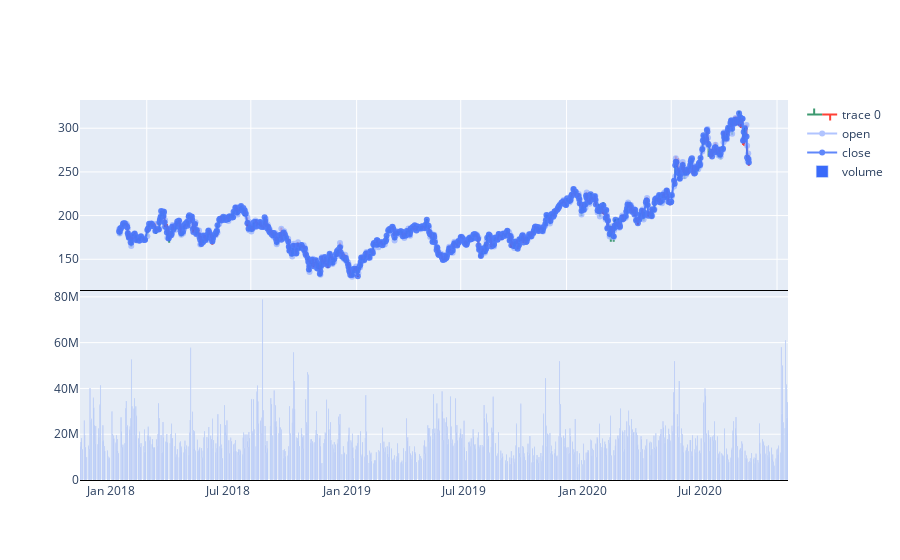

Source (notebook cell):
### Code cell
fig = make_subplots( vertical_spacing = 0, rows=2, cols=1)

fig.add_trace(go.Ohlc(x = df.index, 
                             open = df['Open',symbol],
                             high = df['High',symbol],
                            low = df['Low',symbol],
                            close = df['Close',symbol]))

fig.add_trace(go.Scatter(mode='lines+markers',x=df.index, y=df['Open',symbol], name='open', opacity=0.8,
                             line=dict(color="#9eb6ff"))
                  
                 )

fig.add_trace(go.Scatter(mode='lines+markers',x=df.index, y=df['Close',symbol], name='close', opacity=0.8,
                             line=dict(color="#396afa"))
                  
                 )

fig.add_trace(go.Bar(x=df.index, y=df['Volume',symbol], name='volume', opacity=1,marker=dict(color="#396afa"))
                 , row=2,col=1)

fig.update_layout(xaxis_rangeslider_visible=False,
                  xaxis=dict(zerolinecolor='red', showticklabels=False),
                  xaxis2=dict(showticklabels=True))

fig.update_xaxes(showline=True, linewidth=1, linecolor='black', mirror=False)

fig.show()

### Figure 1 — Plotly figure (JSON) as saved in the notebook; plotly's stock layout.template omitted (floating-point values rounded to 4 significant figures; data arrays with more than 128 entries replaced by an {"elided": "..."} marker saying what was removed)
{"data": [{"close": {"elided": "756 float values"}, "high": {"elided": "756 float values"}, "low": {"elided": "756 float values"}, "open": {"elided": "756 float values"}, "type": "ohlc", "x": {"elided": "756 str values"}}, {"line": {"color": "#9eb6ff"}, "mode": "lines+markers", "name": "open", "opacity": 0.8, "type": "scatter", "x": {"elided": "756 str values"}, "y": {"elided": "756 float values"}}, {"line": {"color": "#396afa"}, "mode": "lines+markers", "name": "close", "opacity": 0.8, "type": "scatter", "x": {"elided": "756 str values"}, "y": {"elided": "756 float values"}}, {"marker": {"color": "#396afa"}, "name": "volume", "opacity": 1, "type": "bar", "x": {"elided": "756 str values"}, "xaxis": "x2", "y": {"elided": "756 int values"}, "yaxis": "y2"}], "layout": {"xaxis": {"anchor": "y", "domain": [0, 1], "linecolor": "black", "linewidth": 1, "mirror": false, "rangeslider": {"visible": false}, "showline": true, "showticklabels": false, "zerolinecolor": "red"}, "xaxis2": {"anchor": "y2", "domain": [0, 1], "linecolor": "black", "linewidth": 1, "mirror": false, "showline": true, "showticklabels": true}, "yaxis": {"anchor": "x", "domain": [0.5, 1]}, "yaxis2": {"anchor": "x2", "domain": [0, 0.5]}}}
